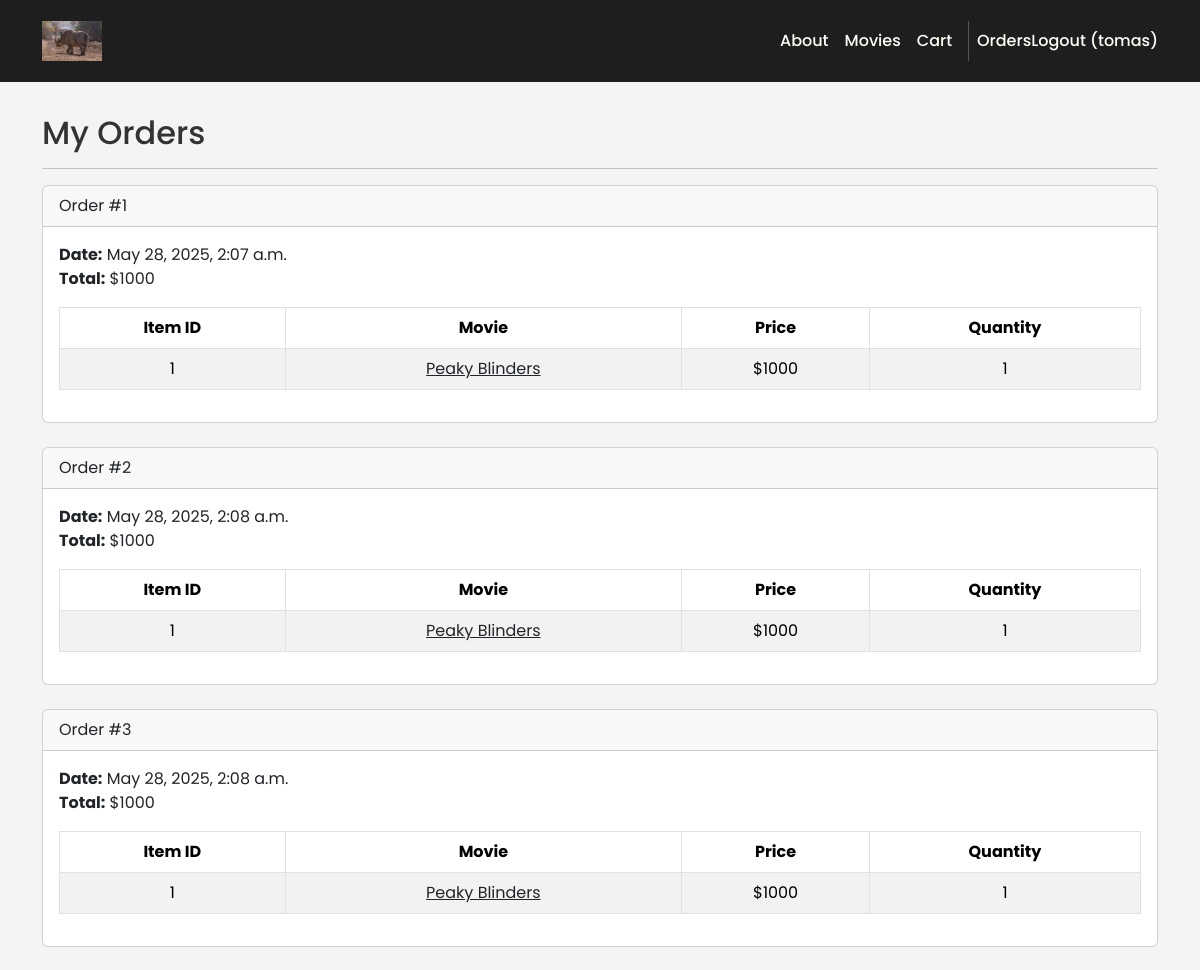
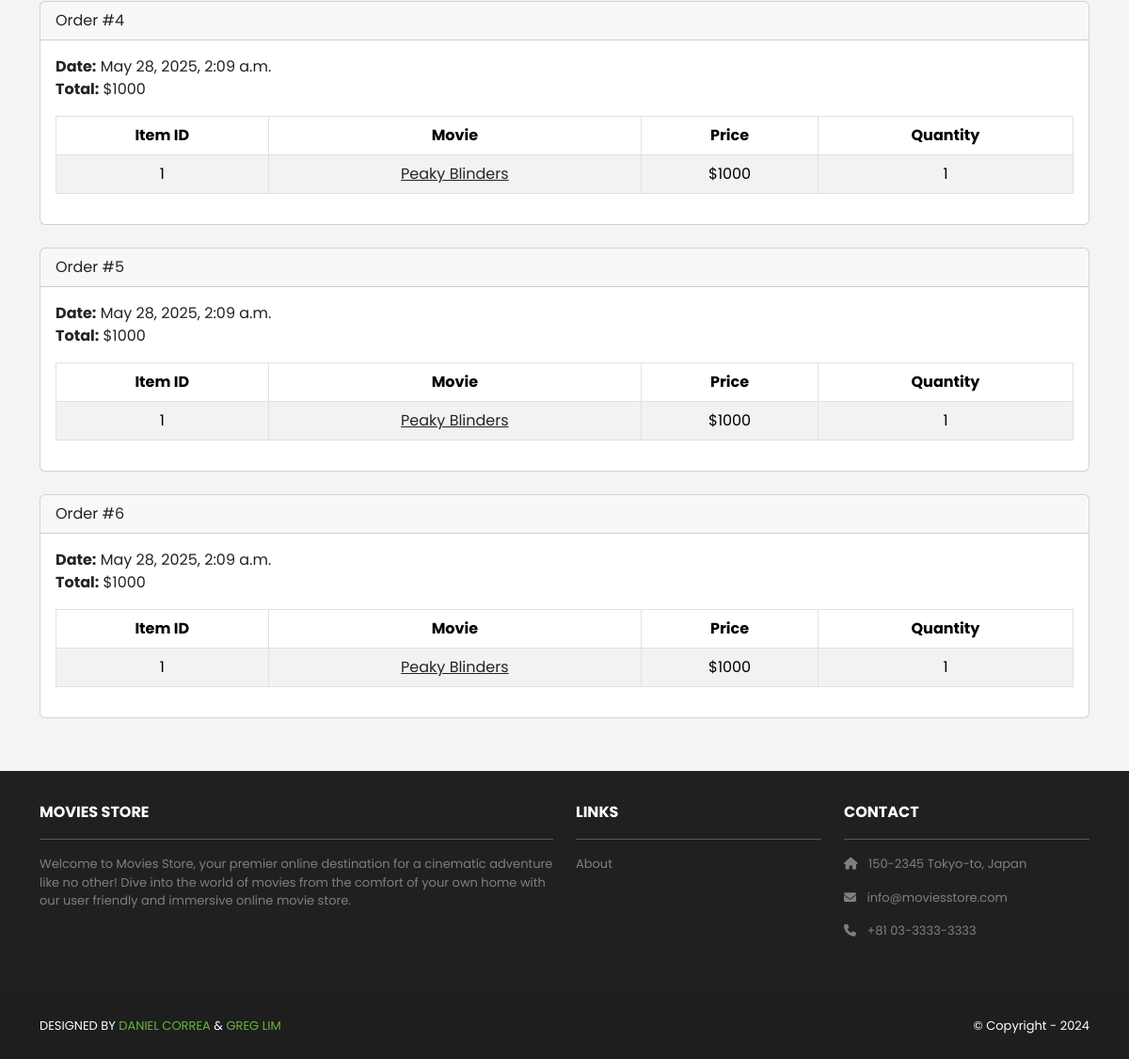
The page /cart/orders/ (signed in) on the database its author committed (2 pictures, top to bottom).
### cart/models.py (models this page shows, shortened)
class Order(models.Model):
    id = models.AutoField(primary_key=True)
    total = models.IntegerField()
    date = models.DateTimeField(auto_now_add=True)
    user = models.ForeignKey(User,on_delete=models.CASCADE)

class Item(models.Model):
    id = models.AutoField(primary_key=True)
    price = models.IntegerField()
    quantity = models.IntegerField()
    order = models.ForeignKey(Order,on_delete=models.CASCADE)
    movie = models.ForeignKey(Movie,on_delete=models.CASCADE)

### movies/models.py (models this page shows, shortened)
class Movie(models.Model):
    id = models.AutoField(primary_key=True)
    name = models.CharField(max_length=255)
    price = models.IntegerField()
    description = models.TextField()
    image = models.ImageField(upload_to='movie_images/')

### cart/views.py (the view)
# urls.py: path('orders/', views.orders, name='accounts.orders'),
@login_required
def orders(request):
    template_data = {}
    template_data['title'] = 'Orders'
    template_data['orders'] = request.user.order_set.all()
    return render(request, 'accounts/orders.html', {'template_data': template_data})

### accounts/templates/accounts/orders.html
{% extends 'base.html' %}
{% block content %}
 <div class="p-3">
  <div class="container">
    <div class="row mt-3">
      <div class="col mx-auto mb-3">
        <h2>My Orders</h2>
        <hr />
        {% for order in template_data.orders %}
        <div class="card mb-4">
          <div class="card-header">
            Order #{{ order.id }}
          </div>
          <div class="card-body">
            <b>Date:</b> {{ order.date }}<br />
            <b>Total:</b> ${{ order.total }}<br />
            <table class="table table-bordered table-striped text-center mt-3">
              <thead>
                <tr>
                  <th scope="col">Item ID</th>
                  <th scope="col">Movie</th>
                  <th scope="col">Price</th>
                  <th scope="col">Quantity</th>
                </tr>
              </thead>
              <tbody>
                {% for item in order.item_set.all %}
                <tr>
                <td>{{ item.movie.id }}</td>
                  <td>
                    <a class="link-dark" href="{% url 'movies.show' id=item.movie.id %}">
                      {{ item.movie.name }}
                    </a>
                  </td>
                  <td>${{ item.movie.price }}</td>
                  <td>{{ item.quantity }}</td>
                </tr>
                {% endfor %}
              </tbody>
            </table>
          </div>
        </div>
        {% endfor %}
      </div>
    </div>
  </div>
 </div>
 {% endblock content %}

### moviesstore/templates/base.html (shortened to what this page needs)
<!DOCTYPE html>
<html>
  {% load static %}
  <head>
    <link href=
      "https://cdn.jsdelivr.net/npm/bootstrap@5.3.3/dist/css/bootstrap.min.css" rel="stylesheet"
>
    <link rel=
      "stylesheet"  href="https://cdnjs.cloudflare.com/ajax/libs/font-awesome/6.1.1/css/all.min.css">
    <link rel="stylesheet" type="text/css"
       href="{% static 'css/style.css' %}">
  </head>
  <body>
    <nav class="p-3 navbar navbar-dark bg-dark
    navbar-expand-lg">
    <div class="container">
        <a class="navbar-brand"
           href="{% url 'home.index' %}">
          <img src="{% static 'img/logo.jpg' %}" alt="logo"
               height="40" />
        </a>
        <div class="collapse navbar-collapse"
             id="navbarNavAltMarkup">
          <div class="navbar-nav ms-auto navbar-ml">
            <a class="nav-link"
               href="{% url 'home.about' %}">About</a>
            <a class="nav-link" href="{% url 'movies.index' %}">Movies</a>
            <a class="nav-link" href="{% url 'cart.index' %}">Cart
            </a>
          </div>
        </div>
        {% if user.is_authenticated %}
        <a class="nav-link" href="{% url 'accounts.orders' %}">Orders</a>
        <a class="nav-link" href="{% url 'accounts.logout' %}"> Logout ({{user.username }})</a>
        {% else %}
        <a class="nav-link" href="{% url 'accounts.signup' %}"> Sign Up</a>
        <a class="nav-link" href="{% url 'accounts.login' %}"> Login</a>
        {% endif %}
      </div>
    </nav>
    <div>
      {% block content %}
      {% endblock content %}
    </div>
    <section class="p-3 ms-footer d-none d-md-block">
        <div class="container">
          <div class="row mt-3 text-white">
            <div class="col-md-6 col-lg-6 col-xl-6
                 mx-auto mb-4">
              <b>MOVIES STORE</b>
              <hr />
              <p>
                Welcome to Movies Store, your premier online
                destination for a cinematic adventure like no
                other! Dive into the world of movies from the
                comfort of your own home with our user
                friendly and immersive online movie store.
              </p>
            </div>
            <div class="col-md-3 col-lg-3 col-xl-3
                 mx-auto mb-4">
              <b>LINKS</b>
              <hr />
              <p><a class="nav-link"
                href="{% url 'home.about' %}">
                About
              </a></p>
            </div>
            <div class="col-md-3 col-lg-3 col-xl-3 mx-auto
                 mb-4">
              <b>CONTACT</b>
              <hr />
              <p><i class="fas fa-home me-2"></i>
                150-2345 Tokyo-to, Japan
            </p>
            <p><i class="fas fa-envelope me-2"></i>
              info@moviesstore.com
            </p>
            <p><i class="fas fa-phone me-2"></i>
              +81 03-3333-3333
            </p>
          </div>
        </div>
      </div>
    </section>
    <section class="p-3 ms-footer-bottom bg-dark">
      <div class="container d-flex
           justify-content-between">
        <div class="me-5 text-white">
          <span>DESIGNED BY
            <a href="https://www.x.com/danielgarax"
            target="_blank">DANIEL CORREA</a> &
            <a href="https://www.x.com/greglim81"
            target="_blank">GREG LIM</a>
          </span>
        </div>
        <div class="text-white">
          <span>© Copyright - 2024</span>
        </div>
      </div>
    </section>
  </body>
</html>

### moviesstore/static/css/style.css (style rules this page uses)
.navbar a.nav-link { color: #FFFEF6 !important; font-weight: 500; }
.bg-dark { background-color: #1e1e1e !important; }
.ms-footer { background-color: #202020; color: #ccc; }
.ms-footer p { color: #7F7F7F; font-size: 13px; }
.ms-footer-bottom span { font-size: 13px; line-height: 38px; }
.ms-footer-bottom a { color: #6ab43e; text-decoration: none; }
body { font-family: 'Poppins', sans-serif; background-color: #f4f4f4; color: #333; }

### rows shown on the page
Order: id "1", date "May 28, 2025, 2:07 a.m.", total "1000"
Item: movie.id "1", movie.name "Peaky Blinders", movie.price "1000", quantity "1"
Order: id "2", date "May 28, 2025, 2:08 a.m.", total "1000"
Item: movie.id "1", movie.name "Peaky Blinders", movie.price "1000", quantity "1"
Order: id "3", date "May 28, 2025, 2:08 a.m.", total "1000"
Item: movie.id "1", movie.name "Peaky Blinders", movie.price "1000", quantity "1"
Order: id "4", date "May 28, 2025, 2:09 a.m.", total "1000"
Item: movie.id "1", movie.name "Peaky Blinders", movie.price "1000", quantity "1"
Order: id "5", date "May 28, 2025, 2:09 a.m.", total "1000"
Item: movie.id "1", movie.name "Peaky Blinders", movie.price "1000", quantity "1"
Order: id "6", date "May 28, 2025, 2:09 a.m.", total "1000"
Item: movie.id "1", movie.name "Peaky Blinders", movie.price "1000", quantity "1"

### other values the page prints
{{ user.username }} "tomas"
